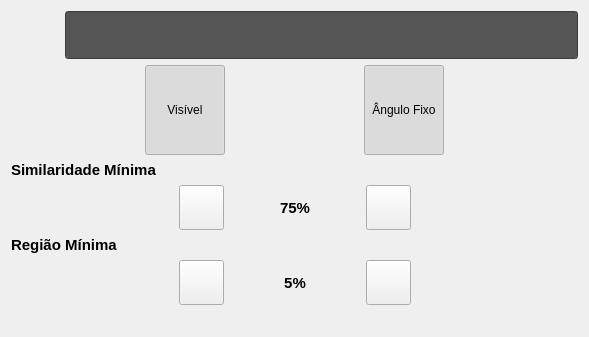
<?xml version="1.0" encoding="UTF-8"?>
<ui version="4.0">
 <class>ParamsFiducial</class>
 <widget class="QWidget" name="ParamsFiducial">
  <property name="geometry">
   <rect>
    <x>0</x>
    <y>0</y>
    <width>589</width>
    <height>337</height>
   </rect>
  </property>
  <property name="windowTitle">
   <string>Form</string>
  </property>
  <layout class="QVBoxLayout" name="verticalLayout_3">
   <item>
    <layout class="QHBoxLayout" name="horizontalLayout">
     <item>
      <widget class="QLabel" name="lbl_type">
       <property name="minimumSize">
        <size>
         <width>48</width>
         <height>48</height>
        </size>
       </property>
       <property name="maximumSize">
        <size>
         <width>48</width>
         <height>48</height>
        </size>
       </property>
       <property name="text">
        <string/>
       </property>
       <property name="pixmap">
        <pixmap resource="../../res/icons.qrc">:/icons/mv_fiducial.png</pixmap>
       </property>
       <property name="scaledContents">
        <bool>true</bool>
       </property>
      </widget>
     </item>
     <item>
      <widget class="QLineEdit" name="le_name">
       <property name="minimumSize">
        <size>
         <width>0</width>
         <height>48</height>
        </size>
       </property>
       <property name="focusPolicy">
        <enum>Qt::NoFocus</enum>
       </property>
       <property name="styleSheet">
        <string notr="true">background-color: rgb(85, 85, 85);
color: rgb(255, 255, 255);</string>
       </property>
      </widget>
     </item>
    </layout>
   </item>
   <item>
    <layout class="QHBoxLayout" name="horizontalLayout_5">
     <item>
      <spacer name="horizontalSpacer_5">
       <property name="orientation">
        <enum>Qt::Horizontal</enum>
       </property>
       <property name="sizeHint" stdset="0">
        <size>
         <width>40</width>
         <height>20</height>
        </size>
       </property>
      </spacer>
     </item>
     <item>
      <widget class="ButtonBeR" name="btn_visible">
       <property name="enabled">
        <bool>true</bool>
       </property>
       <property name="minimumSize">
        <size>
         <width>80</width>
         <height>90</height>
        </size>
       </property>
       <property name="maximumSize">
        <size>
         <width>80</width>
         <height>90</height>
        </size>
       </property>
       <property name="autoFillBackground">
        <bool>true</bool>
       </property>
       <property name="text">
        <string>Visível</string>
       </property>
       <property name="iconSize">
        <size>
         <width>32</width>
         <height>18</height>
        </size>
       </property>
       <property name="checkable">
        <bool>true</bool>
       </property>
       <property name="checked">
        <bool>true</bool>
       </property>
       <property name="autoRepeat">
        <bool>false</bool>
       </property>
       <property name="bgIcon">
        <iconset resource="../../res/icons.qrc">
         <normaloff>:/icons/bt-blank.png</normaloff>
         <normalon>:/icons/bt-blank_pressed.png</normalon>:/icons/bt-blank.png</iconset>
       </property>
       <property name="bgIconSize">
        <size>
         <width>70</width>
         <height>70</height>
        </size>
       </property>
      </widget>
     </item>
     <item>
      <spacer name="horizontalSpacer_6">
       <property name="orientation">
        <enum>Qt::Horizontal</enum>
       </property>
       <property name="sizeHint" stdset="0">
        <size>
         <width>40</width>
         <height>20</height>
        </size>
       </property>
      </spacer>
     </item>
     <item>
      <widget class="ButtonBeR" name="btn_angle">
       <property name="enabled">
        <bool>true</bool>
       </property>
       <property name="minimumSize">
        <size>
         <width>80</width>
         <height>90</height>
        </size>
       </property>
       <property name="maximumSize">
        <size>
         <width>80</width>
         <height>90</height>
        </size>
       </property>
       <property name="autoFillBackground">
        <bool>true</bool>
       </property>
       <property name="text">
        <string>Ângulo Fixo</string>
       </property>
       <property name="iconSize">
        <size>
         <width>32</width>
         <height>16</height>
        </size>
       </property>
       <property name="checkable">
        <bool>true</bool>
       </property>
       <property name="checked">
        <bool>true</bool>
       </property>
       <property name="autoRepeat">
        <bool>false</bool>
       </property>
       <property name="bgIcon">
        <iconset resource="../../res/icons.qrc">
         <normaloff>:/icons/bt-blank.png</normaloff>
         <normalon>:/icons/bt-blank_pressed.png</normalon>:/icons/bt-blank.png</iconset>
       </property>
       <property name="bgIconSize">
        <size>
         <width>70</width>
         <height>70</height>
        </size>
       </property>
      </widget>
     </item>
     <item>
      <spacer name="horizontalSpacer_7">
       <property name="orientation">
        <enum>Qt::Horizontal</enum>
       </property>
       <property name="sizeHint" stdset="0">
        <size>
         <width>40</width>
         <height>20</height>
        </size>
       </property>
      </spacer>
     </item>
    </layout>
   </item>
   <item>
    <layout class="QVBoxLayout" name="verticalLayout">
     <item>
      <widget class="QLabel" name="label_8">
       <property name="minimumSize">
        <size>
         <width>120</width>
         <height>0</height>
        </size>
       </property>
       <property name="font">
        <font>
         <pointsize>11</pointsize>
         <weight>75</weight>
         <bold>true</bold>
        </font>
       </property>
       <property name="text">
        <string>Similaridade Mínima</string>
       </property>
       <property name="alignment">
        <set>Qt::AlignLeading|Qt::AlignLeft|Qt::AlignVCenter</set>
       </property>
      </widget>
     </item>
     <item>
      <layout class="QHBoxLayout" name="horizontalLayout_2">
       <item>
        <spacer name="horizontalSpacer">
         <property name="orientation">
          <enum>Qt::Horizontal</enum>
         </property>
         <property name="sizeHint" stdset="0">
          <size>
           <width>40</width>
           <height>20</height>
          </size>
         </property>
        </spacer>
       </item>
       <item>
        <widget class="ButtonBeR" name="btn_minus_similarity">
         <property name="enabled">
          <bool>true</bool>
         </property>
         <property name="minimumSize">
          <size>
           <width>45</width>
           <height>45</height>
          </size>
         </property>
         <property name="maximumSize">
          <size>
           <width>45</width>
           <height>45</height>
          </size>
         </property>
         <property name="font">
          <font>
           <pointsize>16</pointsize>
          </font>
         </property>
         <property name="autoFillBackground">
          <bool>true</bool>
         </property>
         <property name="text">
          <string/>
         </property>
         <property name="icon">
          <iconset resource="../../res/icons.qrc">
           <normaloff>:/icons/zoom_out.png</normaloff>:/icons/zoom_out.png</iconset>
         </property>
         <property name="iconSize">
          <size>
           <width>12</width>
           <height>12</height>
          </size>
         </property>
         <property name="autoRepeat">
          <bool>true</bool>
         </property>
         <property name="bgIcon">
          <iconset resource="../../res/icons.qrc">
           <normaloff>:/icons/bt-blank.png</normaloff>
           <normalon>:/icons/bt-blank_pressed.png</normalon>:/icons/bt-blank.png</iconset>
         </property>
         <property name="bgIconSize">
          <size>
           <width>45</width>
           <height>45</height>
          </size>
         </property>
        </widget>
       </item>
       <item>
        <widget class="QLabel" name="lbl_similarity">
         <property name="minimumSize">
          <size>
           <width>130</width>
           <height>0</height>
          </size>
         </property>
         <property name="maximumSize">
          <size>
           <width>130</width>
           <height>16777215</height>
          </size>
         </property>
         <property name="font">
          <font>
           <pointsize>11</pointsize>
           <weight>75</weight>
           <bold>true</bold>
          </font>
         </property>
         <property name="text">
          <string>75%</string>
         </property>
         <property name="alignment">
          <set>Qt::AlignCenter</set>
         </property>
        </widget>
       </item>
       <item>
        <widget class="ButtonBeR" name="btn_plus_similarity">
         <property name="enabled">
          <bool>true</bool>
         </property>
         <property name="minimumSize">
          <size>
           <width>45</width>
           <height>45</height>
          </size>
         </property>
         <property name="maximumSize">
          <size>
           <width>45</width>
           <height>45</height>
          </size>
         </property>
         <property name="font">
          <font>
           <pointsize>16</pointsize>
          </font>
         </property>
         <property name="autoFillBackground">
          <bool>true</bool>
         </property>
         <property name="text">
          <string/>
         </property>
         <property name="icon">
          <iconset resource="../../res/icons.qrc">
           <normaloff>:/icons/zoom_in.png</normaloff>:/icons/zoom_in.png</iconset>
         </property>
         <property name="iconSize">
          <size>
           <width>12</width>
           <height>12</height>
          </size>
         </property>
         <property name="autoRepeat">
          <bool>true</bool>
         </property>
         <property name="bgIcon">
          <iconset resource="../../res/icons.qrc">
           <normaloff>:/icons/bt-blank.png</normaloff>
           <normalon>:/icons/bt-blank_pressed.png</normalon>:/icons/bt-blank.png</iconset>
         </property>
         <property name="bgIconSize">
          <size>
           <width>45</width>
           <height>45</height>
          </size>
         </property>
        </widget>
       </item>
       <item>
        <spacer name="horizontalSpacer_2">
         <property name="orientation">
          <enum>Qt::Horizontal</enum>
         </property>
         <property name="sizeHint" stdset="0">
          <size>
           <width>40</width>
           <height>20</height>
          </size>
         </property>
        </spacer>
       </item>
      </layout>
     </item>
    </layout>
   </item>
   <item>
    <layout class="QVBoxLayout" name="verticalLayout_2">
     <item>
      <widget class="QLabel" name="label_9">
       <property name="minimumSize">
        <size>
         <width>120</width>
         <height>0</height>
        </size>
       </property>
       <property name="font">
        <font>
         <pointsize>11</pointsize>
         <weight>75</weight>
         <bold>true</bold>
        </font>
       </property>
       <property name="text">
        <string>Região Mínima</string>
       </property>
       <property name="alignment">
        <set>Qt::AlignLeading|Qt::AlignLeft|Qt::AlignVCenter</set>
       </property>
      </widget>
     </item>
     <item>
      <layout class="QHBoxLayout" name="horizontalLayout_3">
       <item>
        <spacer name="horizontalSpacer_3">
         <property name="orientation">
          <enum>Qt::Horizontal</enum>
         </property>
         <property name="sizeHint" stdset="0">
          <size>
           <width>40</width>
           <height>20</height>
          </size>
         </property>
        </spacer>
       </item>
       <item>
        <widget class="ButtonBeR" name="btn_minus_region">
         <property name="enabled">
          <bool>true</bool>
         </property>
         <property name="minimumSize">
          <size>
           <width>45</width>
           <height>45</height>
          </size>
         </property>
         <property name="maximumSize">
          <size>
           <width>45</width>
           <height>45</height>
          </size>
         </property>
         <property name="font">
          <font>
           <pointsize>16</pointsize>
          </font>
         </property>
         <property name="autoFillBackground">
          <bool>true</bool>
         </property>
         <property name="text">
          <string/>
         </property>
         <property name="icon">
          <iconset resource="../../res/icons.qrc">
           <normaloff>:/icons/zoom_out.png</normaloff>:/icons/zoom_out.png</iconset>
         </property>
         <property name="iconSize">
          <size>
           <width>12</width>
           <height>12</height>
          </size>
         </property>
         <property name="autoRepeat">
          <bool>true</bool>
         </property>
         <property name="bgIcon">
          <iconset resource="../../res/icons.qrc">
           <normaloff>:/icons/bt-blank.png</normaloff>
           <normalon>:/icons/bt-blank_pressed.png</normalon>:/icons/bt-blank.png</iconset>
         </property>
         <property name="bgIconSize">
          <size>
           <width>45</width>
           <height>45</height>
          </size>
         </property>
        </widget>
       </item>
       <item>
        <widget class="QLabel" name="lbl_region">
         <property name="minimumSize">
          <size>
           <width>130</width>
           <height>0</height>
          </size>
         </property>
         <property name="maximumSize">
          <size>
           <width>130</width>
           <height>16777215</height>
          </size>
         </property>
         <property name="font">
          <font>
           <pointsize>11</pointsize>
           <weight>75</weight>
           <bold>true</bold>
          </font>
         </property>
         <property name="text">
          <string>5%</string>
         </property>
         <property name="alignment">
          <set>Qt::AlignCenter</set>
         </property>
        </widget>
       </item>
       <item>
        <widget class="ButtonBeR" name="btn_plus_region">
         <property name="enabled">
          <bool>true</bool>
         </property>
         <property name="minimumSize">
          <size>
           <width>45</width>
           <height>45</height>
          </size>
         </property>
         <property name="maximumSize">
          <size>
           <width>45</width>
           <height>45</height>
          </size>
         </property>
         <property name="font">
          <font>
           <pointsize>16</pointsize>
          </font>
         </property>
         <property name="autoFillBackground">
          <bool>true</bool>
         </property>
         <property name="text">
          <string/>
         </property>
         <property name="icon">
          <iconset resource="../../res/icons.qrc">
           <normaloff>:/icons/zoom_in.png</normaloff>:/icons/zoom_in.png</iconset>
         </property>
         <property name="iconSize">
          <size>
           <width>12</width>
           <height>12</height>
          </size>
         </property>
         <property name="autoRepeat">
          <bool>true</bool>
         </property>
         <property name="bgIcon">
          <iconset resource="../../res/icons.qrc">
           <normaloff>:/icons/bt-blank.png</normaloff>
           <normalon>:/icons/bt-blank_pressed.png</normalon>:/icons/bt-blank.png</iconset>
         </property>
         <property name="bgIconSize">
          <size>
           <width>45</width>
           <height>45</height>
          </size>
         </property>
        </widget>
       </item>
       <item>
        <spacer name="horizontalSpacer_4">
         <property name="orientation">
          <enum>Qt::Horizontal</enum>
         </property>
         <property name="sizeHint" stdset="0">
          <size>
           <width>40</width>
           <height>20</height>
          </size>
         </property>
        </spacer>
       </item>
      </layout>
     </item>
    </layout>
   </item>
   <item>
    <spacer name="verticalSpacer">
     <property name="orientation">
      <enum>Qt::Vertical</enum>
     </property>
     <property name="sizeHint" stdset="0">
      <size>
       <width>20</width>
       <height>40</height>
      </size>
     </property>
    </spacer>
   </item>
  </layout>
 </widget>
 <customwidgets>
  <customwidget>
   <class>ButtonBeR</class>
   <extends>QPushButton</extends>
   <header>buttonber.h</header>
  </customwidget>
 </customwidgets>
 <resources>
  <include location="../../res/icons.qrc"/>
 </resources>
 <connections/>
</ui>
